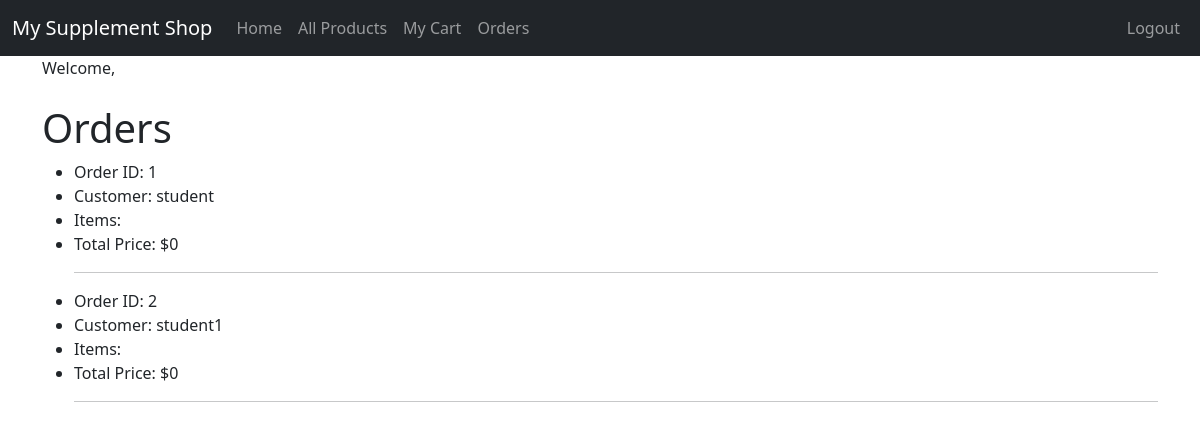
/orders/ (signed in), run on the app's committed database.
### catalog/models.py (models this page shows, shortened)
class Cart(models.Model):
    user = models.ForeignKey(User, on_delete=models.CASCADE)
    created_at = models.DateTimeField(auto_now_add=True)
    def cart_items(self):
        return CartItem.objects.filter(cart=self)
    @property
    def total_price(self):
        return sum(item.total_price for item in self.cart_items())

### catalog/views.py (the view)
# urls.py: path('orders/', views.OrderListView.as_view(), name='order_list'),
class OrderListView(ListView):
    model = Cart
    template_name = 'catalog/order_list.html'
    context_object_name = 'orders'

### catalog/templates/catalog/order_list.html (shortened to what this page needs)
{% extends "catalog/base.html" %}
{% block content %}
  <h1>Orders</h1>
  {% if orders %}
    <ul>
      {% for order in orders %}
        <li>Order ID: {{ order.id }}</li>
        <li>Customer: {{ order.user.username }}</li>
        <li>Items:</li>
        <li>Total Price: ${{ order.total_price }}</li>
        <hr>
      {% endfor %}
    </ul>
  {% else %}
    <p>No orders found.</p>
  {% endif %}
{% endblock %}

### data on the page
Cart: id "1", user.username "student", total_price "0"
Cart: id "2", user.username "student1", total_price "0"
